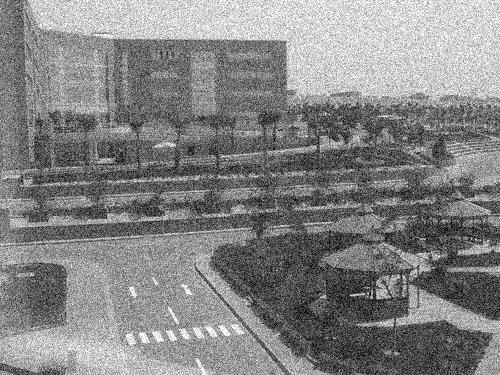
%> input picture fourier_transform_filters/GUC.jpg, 500 x 375 px
$ octave mp2.m   (GNU Octave 9; MATLAB toolbox functions it lacks are replaced by stand-ins)
%> lines starting %> are read from the running program, lines starting %| are printed output that depends on the picture
clear;
guc = imread('GUC.jpg');
%> guc is the input picture: size 375x500 uint8; min 0, max 255, mean 132
moon = imread('Moon.jpg');
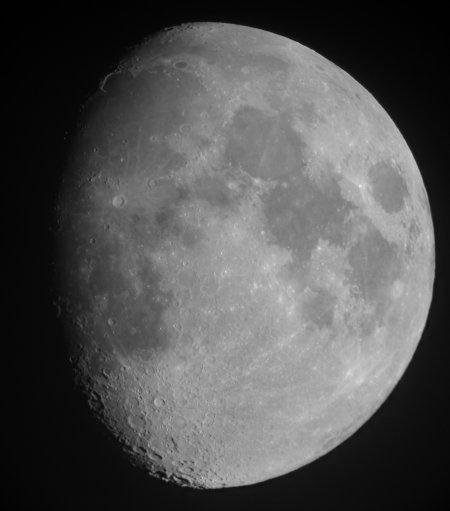
%> input picture fourier_transform_filters/Moon.jpg, 450 x 511 px
%> moon is the input picture: size 511x450 uint8; min 0, max 232, mean 82.3

% Apply ILPF
lp_filter(guc, 'Ideal LP', 30);

% Apply BLPF
lp_filter(guc, 'Butterworth LP', 30);

% Apply GLPF
lp_filter(guc, 'Gaussian LP', 30);

% Apply High-Boost
hb_filter(moon, 1, 50, 1.5);
%% External Functions
%%
function lp_filter(img, filter_type, d)
%> called with filter_type = 'Ideal LP', d = 30
    % 1-FFT
    % 2-Low Pass Filter
    % 3-Multiply Filter by FFT
    % 4-Inverse FFT

F = fftshift(fft2(img));

switch filter_type

    case 'Ideal LP'
        [l,w] = size(img);
%> l = 375; w = 500
        [x,y] = meshgrid(-w/2:w/2-1, -l/2:l/2-1);
        D = sqrt(x.^2 + y.^2);
        H = D < d;

        G = H.*F;
        g = ift(G);
%> in ift, `f = abs(g);`:
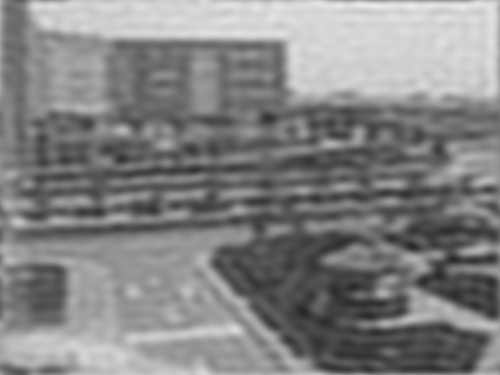
%> f: size 375x500 double; min 39.13, max 233.8, mean 132
        figure; imshow(g)
        title('Ideal Low-pass Filtered Image')
        imwrite(g, strcat(inputname(1), '_ILPF_', int2str(d), '.jpg'))


    case 'Butterworth LP'
        n = 1;
        [l,w] = size(img);
        [x,y] = meshgrid(-w/2:w/2-1, -l/2:l/2-1);
        D = sqrt(x.^2 + y.^2);
        H = 1./(1 + ((D/d).^(2*n)));

        G = H.*F;
        g = ift(G);
%> in ift (call 2), `f = f / max(max(f));`:
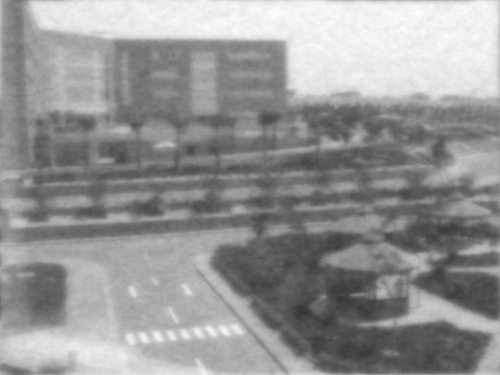
%> f: size 375x500 double; min 0.199, max 1, mean 0.587
        figure; imshow(g)
        title('Butterworth Low-pass Filtered Image')
        imwrite(g, strcat(inputname(1), '_BLPF_', int2str(d), '.jpg'))

    case 'Gaussian LP'
        [l,w] = size(img);
        [x,y] = meshgrid(-w/2:w/2-1, -l/2:l/2-1);
        D = sqrt(x.^2 + y.^2);
        H = exp(-(D.^2) ./ (2*d^2));

        G = H.*F;
        g = ift(G);
        figure; imshow(g)
        title('Gaussian Low-pass Filtered Image')
        imwrite(g, strcat(inputname(1), '_GLPF_', int2str(d), '.jpg'))
end

end

function hb_filter(img, n, d, A)
%> called with n = 1, d = 50, A = 1.5
    % 1-FFT
    % 2-High Boost Filter
    % 3-Multiply Filter by FFT
    % 4-Inverse FFT

F = fftshift(fft2(img));

[l,w] = size(img);
%> l = 511; w = 450
[x,y] = meshgrid(-w/2:w/2-1, -l/2:l/2-1);
D = sqrt(x.^2 + y.^2);
H_hp = 1./(1 + ((d./D).^(2*n)));

I = ones(l,w);
H_hb = (I*A - I) + H_hp;

G = H_hb.*F;
g = ift(G);
%> in ift (call 4), `f = abs(g);`:
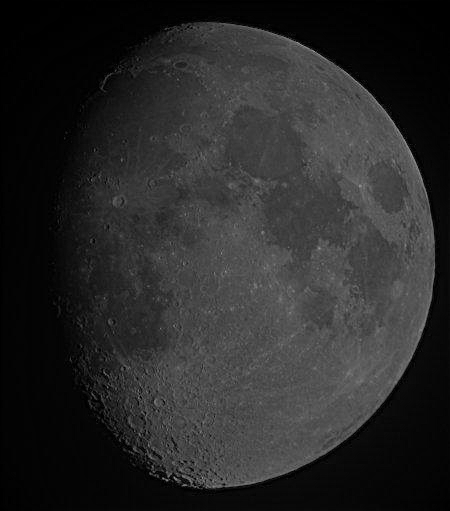
%> f: size 511x450 double; min 0.000395, max 165.5, mean 41.4
%> in ift (call 4), `f = f / max(max(f));`:
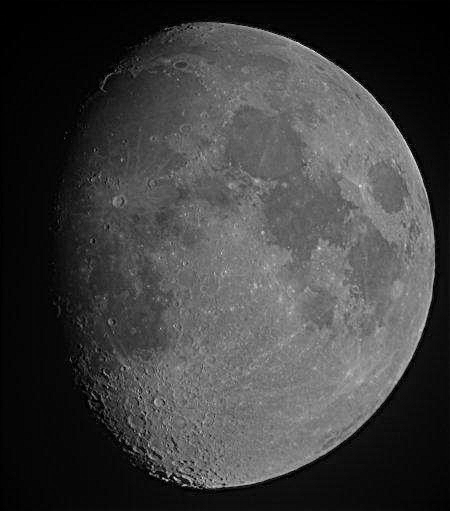
%> f: size 511x450 double; min 2.39e-06, max 1, mean 0.25
figure; imshow(g);
title('High-boosted Image')
imwrite(g, strcat(inputname(1), '_HB_', int2str(n), '.jpg'))

end

function f = ift(G)
    % Inverse FFT

g = ifft2(G);
f = abs(g);
f = f / max(max(f));

end
